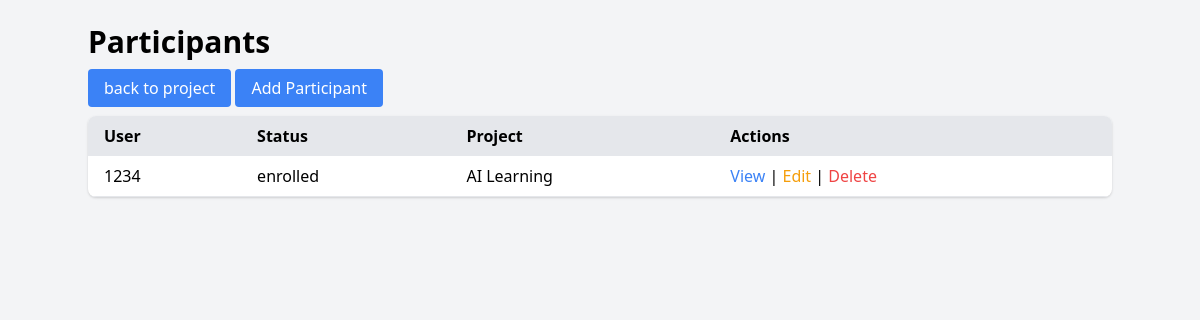
Page /projects/1/participants/ on the committed database.
### users/models.py (models this page shows, shortened)
class Participant(models.Model):
    user = models.OneToOneField(User, on_delete=models.CASCADE, related_name='participant_info')
    status = models.CharField(max_length=50, choices=[('enrolled', 'Enrolled'), ('inactive', 'Inactive')])
    project = models.ForeignKey(ResearchProject, on_delete=models.SET_NULL, null=True, blank=True, related_name='participants')

### project/models.py (models this page shows)
class ResearchProject(models.Model):
    title = models.CharField(max_length=255)
    description = models.TextField()
    start_date = models.DateTimeField()
    end_date = models.DateTimeField(null=True, blank=True)
    status = models.CharField(max_length=50, choices=[('ongoing', 'Ongoing'), ('completed', 'Completed'), ('pending', 'Pending')])
    created_by = models.ForeignKey(User, on_delete=models.CASCADE, related_name='created_projects')
    def __str__(self):
        return self.title

### users/views.py (the view)
# urls.py: path('', views.participant_list, name='participant_list'),
def participant_list(request, pk_project):
    print(pk_project)
    participants = Participant.objects.all()
    return render(request, 'participant_list.html', {'participants': participants})

### users/templates/participant_list.html (shortened to what this page needs)
<!DOCTYPE html>
<html lang="en">
<head>
    <link href="https://cdn.jsdelivr.net/npm/tailwindcss@2.2.19/dist/tailwind.min.css" rel="stylesheet">
</head>
<body class="bg-gray-100 p-6">
    <div class="container mx-auto">
        <h1 class="text-3xl font-bold mb-4">Participants</h1>
        <a href="{% url 'project_detail' request.resolver_match.kwargs.pk_project %}" class="bg-blue-500 text-white px-4 py-2 rounded">back to project</a>
        <a href="{% url 'participant_create' request.resolver_match.kwargs.pk_project %}" class="bg-blue-500 text-white px-4 py-2 rounded">Add Participant</a>
        <table class="min-w-full mt-4 bg-white rounded-lg shadow overflow-hidden">
            <thead>
                <tr class="bg-gray-200">
                    <th class="px-4 py-2 text-left">User</th>
                    <th class="px-4 py-2 text-left">Status</th>
                    <th class="px-4 py-2 text-left">Project</th>
                    <th class="px-4 py-2 text-left">Actions</th>
                </tr>
            </thead>
            <tbody>
                {% for participant in participants %}
                    <tr class="border-b">
                        <td class="px-4 py-2">{{ participant.user }}</td>
                        <td class="px-4 py-2">{{ participant.status }}</td>
                        <td class="px-4 py-2">{{ participant.project }}</td>
                        <td class="px-4 py-2">
                            <a href="{% url 'participant_detail' participant.project.id participant.pk %}" class="text-blue-500">View</a> |
                            <a href="{% url 'participant_update' participant.project.id participant.pk %}" class="text-yellow-500">Edit</a> |
                            <a href="{% url 'participant_delete' participant.project.id participant.pk %}" class="text-red-500">Delete</a>
                        </td>
                    </tr>
                {% endfor %}
            </tbody>
        </table>
    </div>
</body>
</html>

### rows in the picture
Participant: user "1234", status "enrolled", project "AI Learning"
